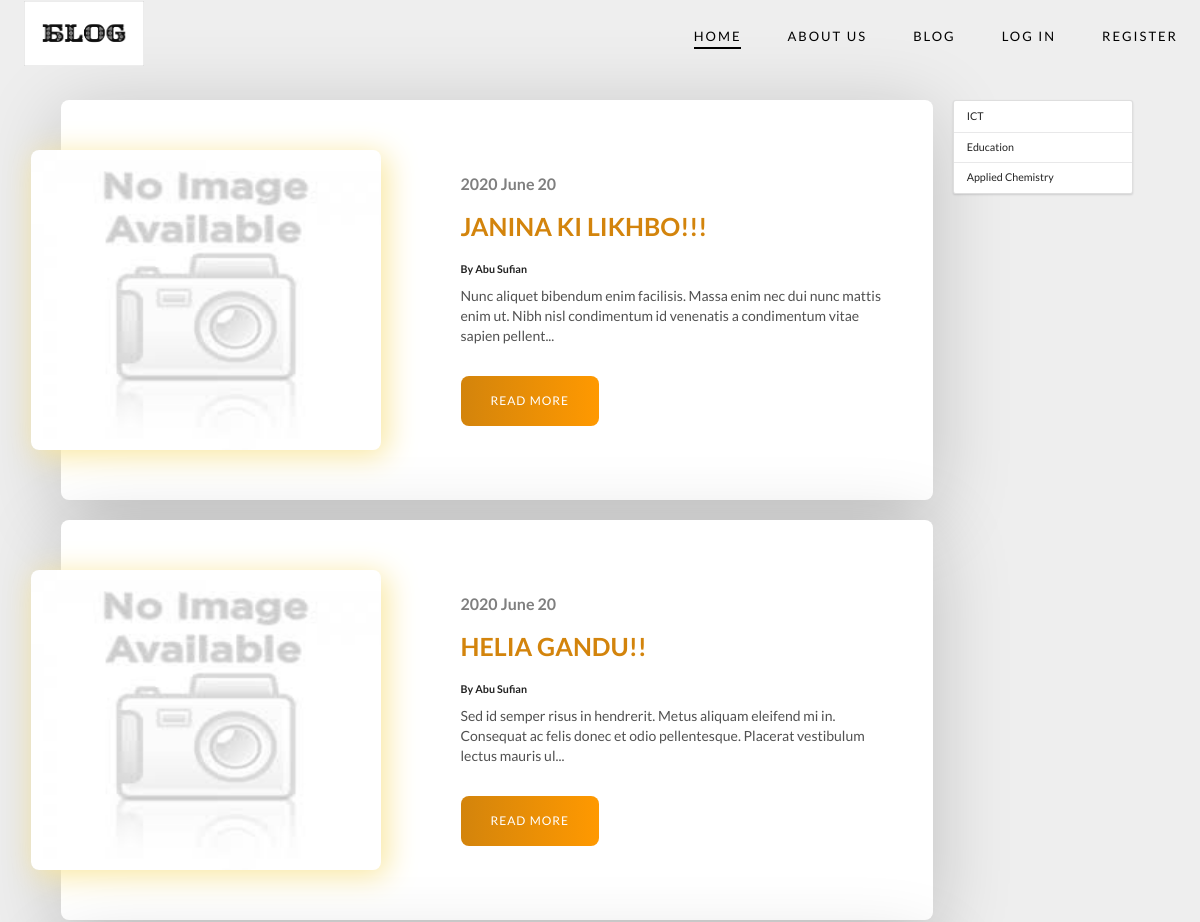
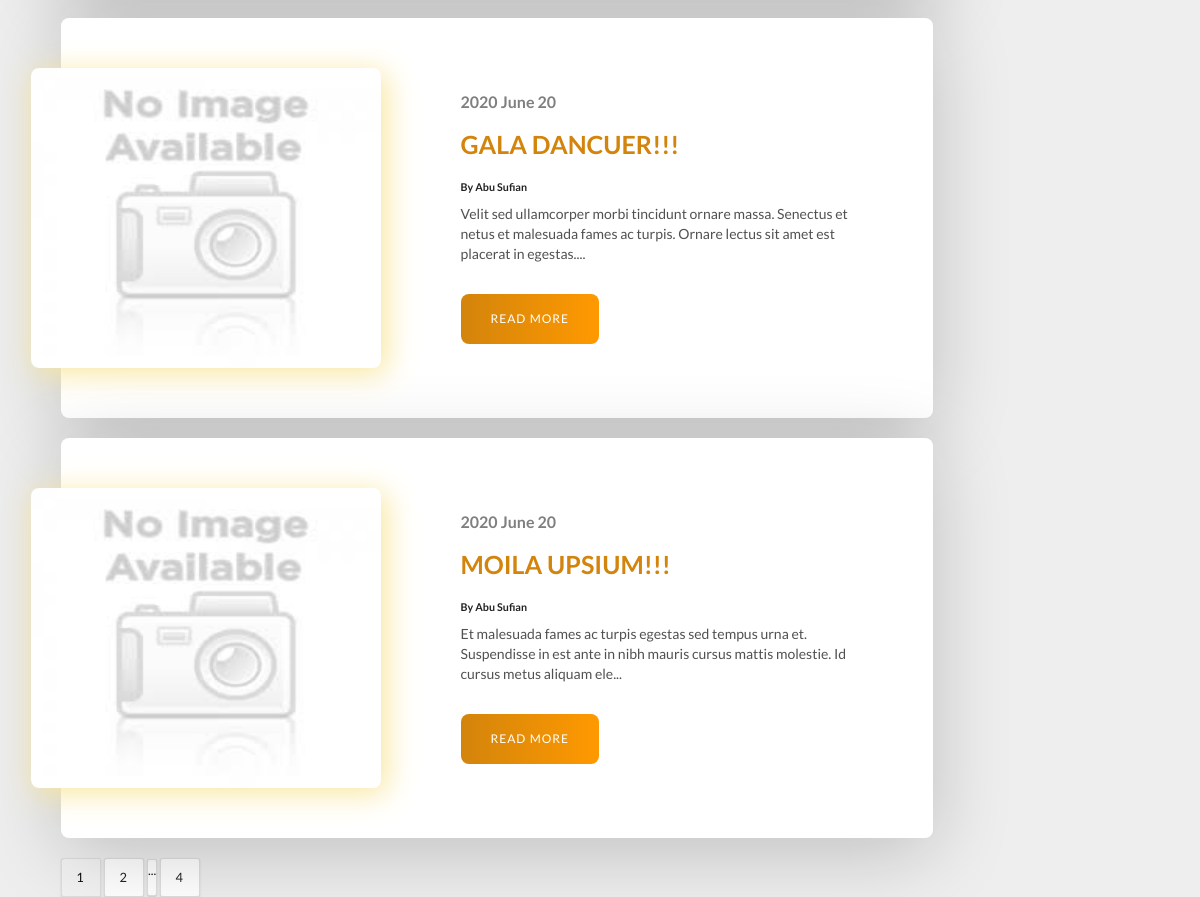
The page /blog/teacher on the database its author committed (2 pictures, top to bottom).
### nstublog/models.py (models this page shows, shortened)
class Post(db.Model):
    __searchable__ = ['title', 'body']
    id = db.Column(db.Integer, primary_key=True)
    title = db.Column(db.String(80), nullable=False)
    body = db.Column(db.Text, nullable=False)
    views = db.Column(db.Integer,default=0)
    comments = db.Column(db.Integer,default=0)
    likes = db.relationship('Like', backref='post', lazy='dynamic')
    image = db.Column(db.String(150), nullable=False, default='no-image.jpg')
    user_id = db.Column(db.Integer, db.ForeignKey('users.id'),
        nullable=False)
    author = db.relationship('User',
        backref=db.backref('posts', lazy=True,  primaryjoin="User.id == Post.user_id"))#post table, duita table er sathe relation tai primary join
    category_id = db.Column(db.Integer, db.ForeignKey('category.id'),
        nullable=False)
    category = db.relationship('Category',
        backref=db.backref('posts', lazy=True))
    pub_date = db.Column(db.DateTime, nullable=False,
        default=datetime.utcnow)

class User(db.Model, UserMixin):
    __tablename__ = 'users'
    id = db.Column(db.Integer, primary_key=True)
    username = db.Column(db.String(20), unique=True, nullable=False)
    email = db.Column(db.String(120), unique=True, nullable=False)
    image_file = db.Column(db.String(20), nullable=False,
                           default='default.jpg')
    password = db.Column(db.String(60), nullable=False)
    users_type = db.Column(db.String(10), nullable=False)
    liked = db.relationship('Like', foreign_keys='Like.user_id', backref='user', lazy='dynamic')

class Category(db.Model):
    __tablename__ = 'category'
    id = db.Column(db.Integer, primary_key=True)
    name = db.Column(db.String(50))
    count = db.Column(db.Integer,default=0)

### nstublog/routes.py (the view)
@app.route('/blog/teacher')
def teacher_blog():
    page = request.args.get('page', 1, type=int)
    posts = Post.query.join(User).filter_by(users_type='teacher').order_by(Post.pub_date.desc()).paginate(page=page, per_page=4)
    categories = Category.query.all()
    return render_template("teacher_posts.html", posts=posts, categories=categories)

### nstublog/templates/teacher_posts.html
{% extends "base.html" %}
{% block content %}
    <div class="ui container margin">
        <div class="ui grid">
            <div class="two column row">
                <div class="thirteen wide column">
                    {% for post in posts.items %}
                        <div class="blog-post">
                            <div class="blog-post_img">
                                <img src="{{ url_for('static', filename='images/' + post.image) }}" alt="">
                            </div>
                            <div class="blog-post_info">
                                <div class="blog-post_date">
                                    <span>{{post.pub_date.strftime('%Y %B %d')}}</span>
                                </div>
                                <h1 class="blog-post_title">{{ post.title }}</h1>
                                <h4>By {{ post.author.username }}</h4>
                                <p class="blog-post_text">
                                    {{ post.body | truncate(150, True) }}
                                </p>
                                <a href="{{ url_for('post', post_id=post.id) }}" class="blog-post_cta">Read More</a>
                            </div>
                        </div>
                        <br>
                    {% endfor %}
                </div>
                <div class="three wide column">
                    <div class="ui large vertical menu">
                        {% for category in categories %}
                            <a href="{{ url_for('get_teachcategory', id=category.id) }}" class="item">
                                {{ category.name }}
                            </a>
                        {% endfor %}
                    </div>
                </div>
            </div>
        </div>
        {% for page_num in posts.iter_pages(left_edge=1, right_edge=1, left_current=1, right_current=2) %}
            <div class="ui massive pagination menu">
                {% if page_num %}
                    {% if posts.page == page_num %}
                        <a class="active item" href="{{ url_for('teacher_blog', page=page_num) }}">{{ page_num }}</a>
                    {% else %}
                        <a class="item" href="{{ url_for('teacher_blog', page=page_num) }}">{{ page_num }}</a>
                    {% endif %}
                {% else %}
                ...
                {% endif %}
            </div>
        {% endfor %}
    </div>
{% endblock content %}

### nstublog/static/css/style.css (style rules this page uses)
*, *::before, *::after { margin: 0; padding: 0; box-sizing: border-box; }
:root { --main-font: 'Source Sans Pro', sans-serif; --secondary-font: 'Herr Von Muellerhoff', cursive; --body-font: 'Roboto', sans-serif; --main-font-color-dark: #252525; --secondary-font-color: #d3840c; --body-font-color: #515151; }
html { font-family: var(--body-font); font-size: 10px; color: var(--body-font-color); scroll-behavior: smooth; }
body { overflow-x: hidden; background-color: #eee; }
img { width: 100%; max-width: 100%; }
a { text-decoration: none; }
p { font-size: 1.6rem; margin: 0; padding: 0; }
.container { width: 100%; max-width: 122.5rem; margin: 0 auto; padding: 0 2.4rem; }
.margin { margin-top: 10rem; }
.blog-post { width: 100%; max-width: 98rem; padding: 5rem; background-color: white; box-shadow: 0 1.4rem 8rem rgba(0,0,0,.2); display: flex; align-items: center; justify-content: center; border-radius: .8rem; }
.blog-post_img { min-width: 35rem; max-width: 35rem; height: 30rem; transform: translateX(-8rem); position: relative; }
.blog-post_img img { width: 100%; height: 100%; display: block; border-radius: .8rem; }
.blog-post_img::before { content: ''; width: 100%; height: 100%; position: absolute; top: 0; left: 0; box-shadow: .5rem .5rem 3rem 1px #F9E79F ; border-radius: .8rem; }
.blog-post_date span { color: rgba(0,0,0,.5); font-size: 1.6rem; font-weight: 600; margin: .5rem 0; }
.blog-post_title { font-size: 2.5rem; margin: 1.5rem 0 2rem; text-transform: uppercase; color: var(--secondary-font-color); }
.blog-post_text { margin-bottom: 3rem; font-size: 1.4rem; color: var(--body-font-color); }
.blog-post_cta { display: inline-block; padding: 1.5rem 3rem; letter-spacing: 1px; text-transform: uppercase; font-size: 1.2rem; color: #fff; background-image: linear-gradient(to right, #d3840c 0%, #ff9900 100%); border-radius: .8rem; text-decoration: none; }
@media screen and (min-width: 900px) { .active { position: relative; } }
@media screen and (min-width: 900px) { .active::before { content: ''; position: absolute; width: 100%; height: 2px; background-color: black; left: 0; bottom: -3px; } }

### rows shown on the page
Post: image (placeholder picture), pub_date "2020 June 20", title "JANINA KI LIKHBO!!!", author.username "Abu Sufian", body "Nunc aliquet bibendum enim facilisis. Massa enim nec dui nunc mattis enim ut. Nibh nisl condimentum id venenatis a condimentum vitae sapien pellent..."
Post: image (placeholder picture), pub_date "2020 June 20", title "HELIA GANDU!!", author.username "Abu Sufian", body "Sed id semper risus in hendrerit. Metus aliquam eleifend mi in. Consequat ac felis donec et odio pellentesque. Placerat vestibulum lectus mauris ul..."
Post: image (placeholder picture), pub_date "2020 June 20", title "GALA DANCUER!!!", author.username "Abu Sufian", body "Velit sed ullamcorper morbi tincidunt ornare massa. Senectus et netus et malesuada fames ac turpis. Ornare lectus sit amet est placerat in egestas...."
Post: image (placeholder picture), pub_date "2020 June 20", title "MOILA UPSIUM!!!", author.username "Abu Sufian", body "Et malesuada fames ac turpis egestas sed tempus urna et. Suspendisse in est ante in nibh mauris cursus mattis molestie. Id cursus metus aliquam ele..."
Category: name "ICT"
Category: name "Education"
Category: name "Applied Chemistry"

### other values the page prints
{{ page_num }} "1"
{{ page_num }} "2" "4"
